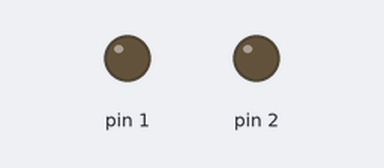
The sketch below on a simulated Arduino Uno, built with avr-gcc and run on an emulated ATmega328P. Shown: output pins drawn as LEDs (lit = HIGH).

Above: at 0.7 s.
At 5.2 s:
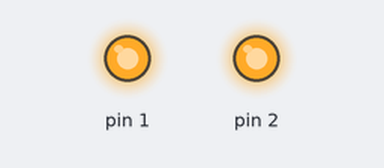
Timing chart, 0 to 6.9 s (numbered marks = the images above):
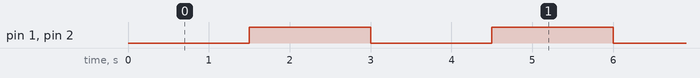

The sketch:

transistor_example.ino
```cpp
// base pin is connected to digital 2
// collector goes to 5v
// emitter goes to gnd

void setup()
{
  pinMode(2,OUTPUT);
  digitalWrite(2, LOW);
  pinMode(1,OUTPUT);
  digitalWrite(1, LOW);
}


void loop()
{
  delay(1500);
  digitalWrite(2, HIGH);
  digitalWrite(1, HIGH);
  delay(1500);
  digitalWrite(2, LOW);
  digitalWrite(1, LOW);
}
```

Measured:
- by itself, pin 1, pin 2: alternates HIGH for 1.5 s and LOW for 1.5 s
